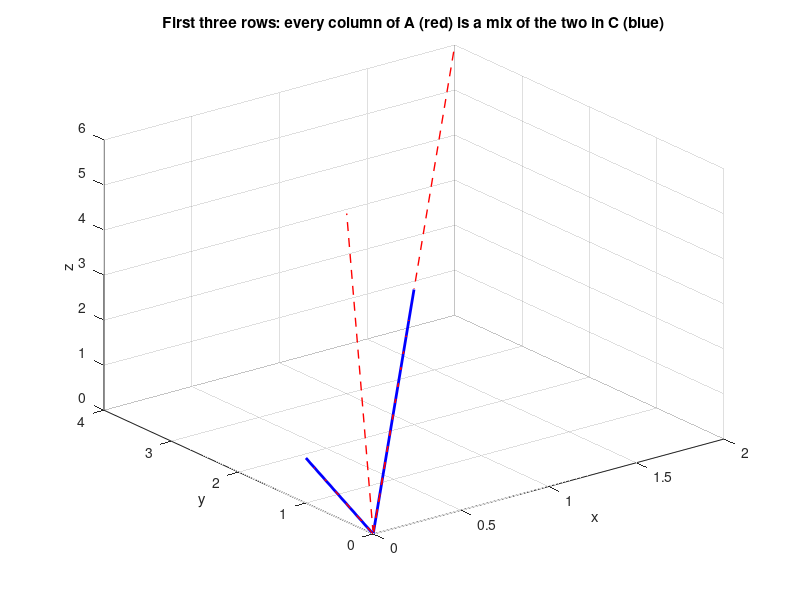

Write the MATLAB code that produced this figure.
% Cell 1: the column-row (C&R) decomposition
%
% Every matrix is a product of its independent columns and a small set of rows.
% Run this after the first block on linear algebra.

clear; close all;

% A matrix built so that the dependence between its columns is visible.
c1 = [1; 2; 3; 1];
c3 = [0; 1; 1; 2];
A = [c1, 2*c1, c3, c1 + c3];

disp('A ='); disp(A);
fprintf('rank of A is %d, but A has %d columns\n\n', rank(A), size(A,2));

% Walk the columns from left to right and keep one only if it adds new rank.
piv = [];
sofar = [];
for j = 1:size(A,2)
  if rank([sofar, A(:,j)]) > rank(sofar)
    piv(end+1) = j;
    sofar = [sofar, A(:,j)];
  end
end

C = A(:, piv);
fprintf('independent columns of A: '); fprintf('%d ', piv); fprintf('\n');
disp('C ='); disp(C);

% R holds the recipe for rebuilding every column of A from the columns of C.
% The pseudoinverse gives it in one line.
R = pinv(C) * A;
disp('R ='); disp(round(R * 1000) / 1000);

fprintf('largest entry of A - C*R is %.2e\n', max(max(abs(A - C*R))));
disp('So A = C*R, with C holding 2 columns and R holding 2 rows.');
disp('The rank is the number of columns of C, and that is all the matrix really carries.');

% The same fact as a picture: every column of A lies on the plane spanned by C.
figure;
plot3([0 C(1,1)], [0 C(2,1)], [0 C(3,1)], 'b-', 'linewidth', 2); hold on;
plot3([0 C(1,2)], [0 C(2,2)], [0 C(3,2)], 'b-', 'linewidth', 2);
for j = 1:size(A,2)
  plot3([0 A(1,j)], [0 A(2,j)], [0 A(3,j)], 'r--', 'linewidth', 1);
end
grid on; xlabel('x'); ylabel('y'); zlabel('z');
title('First three rows: every column of A (red) is a mix of the two in C (blue)');
hold off;
